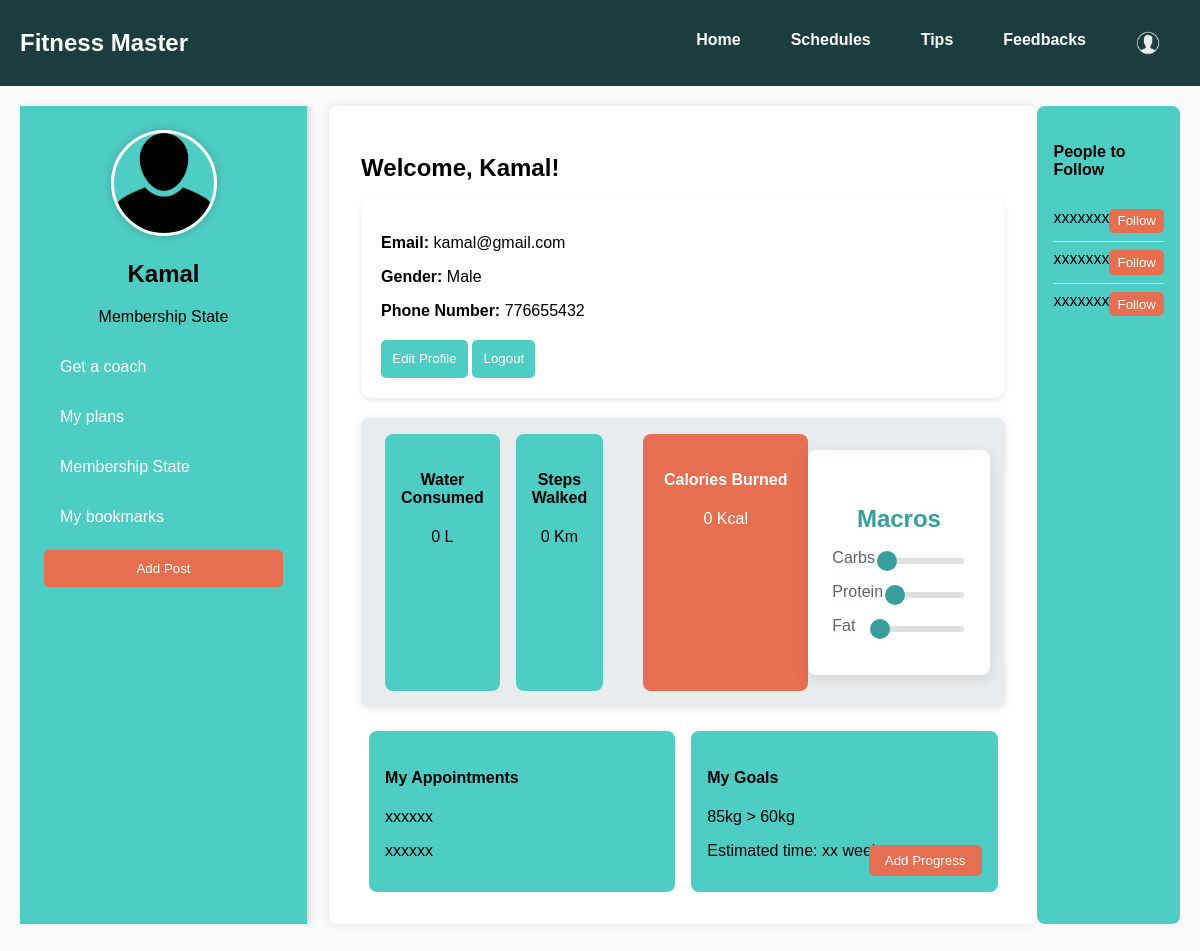
The app's page /profile.php (signed in) with its own data.
### tables this page shows
CREATE TABLE `users` (
  `id` int(11) NOT NULL,
  `name` varchar(100) NOT NULL,
  `email` varchar(100) NOT NULL,
  `gender` enum('Male','Female','Other') NOT NULL,
  `password` varchar(255) NOT NULL,
  `phone_number` varchar(20) DEFAULT NULL,
  `type` tinyint(1) NOT NULL DEFAULT 0,
  `created_at` timestamp NOT NULL DEFAULT current_timestamp(),
  `updated_at` timestamp NOT NULL DEFAULT current_timestamp() ON UPDATE current_timestamp()
);

### profile.php (the view, shortened to what this page needs)
<?php
require('db.php');
$email = $_SESSION['email'];
$sql = "SELECT * FROM users WHERE email=?";
$stmt = $con->prepare($sql);
$stmt->bind_param("s", $email);
$stmt->execute();
$result = $stmt->get_result();
$user = $result->fetch_assoc();
?>
<!DOCTYPE html>
<html lang="en">
<head>
    <link rel="stylesheet" type="text/css" href="styles/profile.css">
</head>
<body>
<?php include('navbar.php'); ?>
<div class="profile-container">
    <div class="sidebar">
        <div class="profile-info">
            <img src="images/profile-icon.jpg" alt="User Profile" class="profile-image">
            <h2><?php echo htmlspecialchars($user['name']); ?></h2>
            <p>Membership State</p>
        </div>
        <ul class="nav-links">
            <li><a href="#">Get a coach</a></li>
            <li><a href="#">My plans</a></li>
            <li><a href="#">Membership State</a></li>
            <li><a href="#">My bookmarks</a></li>
        </ul>
        <button class="add-post-btn">Add Post</button>
    </div>
    <div class="main-content">
        <h1 class="welcome-message">Welcome, <?php echo htmlspecialchars($user['name']); ?>!</h1>
        <div class="card">
            <p><strong>Email:</strong> <?php echo htmlspecialchars($user['email']); ?></p>
            <p><strong>Gender:</strong> <?php echo htmlspecialchars($user['gender']); ?></p>
            <p><strong>Phone Number:</strong> <?php echo htmlspecialchars($user['phone_number']); ?></p>
            <div class="form-actions">
                <button class="button update" onclick="toggleEditForm()">Edit Profile</button>
                <form method="post" style="display: inline;">
                    <button type="button" class="button delete" onclick="confirmAction('Are you sure you want to logout?', this.form)">Logout</button>
                </form>
            </div>
        </div>
        <div class="stats-section">
            <div class="water-steps">
                <div class="water-consumed">
                    <h4>Water Consumed</h4>
                    <p>0 L</p>
                </div>
                <div class="steps-walked">
                    <h4>Steps Walked</h4>
                    <p>0 Km</p>
                </div>
            </div>
            <div class="calories-burned">
                <h4>Calories Burned</h4>
                <p>0 Kcal</p>
            </div>
            <div class="macros">
                <h4>Macros</h4>
                <label>Carbs <input type="range" value="0"></label>
                <label>Protein <input type="range" value="0"></label>
                <label>Fat <input type="range" value="0"></label>
            </div>
        </div>
        <div class="appointments-goals">
            <div class="appointments">
                <h4>My Appointments</h4>
                <p>xxxxxx</p>
                <p>xxxxxx</p>
            </div>
            <div class="goals">
                <h4>My Goals</h4>
                <p>85kg > 60kg</p>
                <p>Estimated time: xx weeks</p>
                <button>Add Progress</button>
            </div>
        </div>
    </div>
    <div class="people-follow">
        <h4>People to Follow</h4>
        <ul>
            <li>xxxxxxx <button>Follow</button></li>
            <li>xxxxxxx <button>Follow</button></li>
            <li>xxxxxxx <button>Follow</button></li>
        </ul>
    </div>
</div>
<?php include('footer.php'); ?>
</body>
</html>

### styles/profile.css (style rules this page uses)
body { font-family: "Arial", sans-serif; background-color: #fafafa; margin: 0; padding: 0; display: flex; flex-direction: column; min-height: 100vh; }
.profile-container { display: flex; flex-grow: 1; margin: 20px; }
.sidebar { width: 25%; background-color: #4ecdc4; padding: 1.5rem; border-right: 2px solid #ddd; box-shadow: 2px 0 5px rgba(0, 0, 0, 0.1); transition: width 0.3s; }
.profile-info { text-align: center; margin-bottom: 1.5rem; }
.profile-image { border-radius: 50%; width: 100px; height: 100px; border: 3px solid white; box-shadow: 0 0 10px rgba(0, 0, 0, 0.2); }
.nav-links { list-style: none; padding: 0; }
.nav-links li { margin: 1rem 0; }
.nav-links a { text-decoration: none; color: white; padding: 0.5rem 1rem; display: block; border-radius: 5px; transition: background-color 0.3s, transform 0.3s; }
.add-post-btn { background-color: #e76f51; color: white; border: none; border-radius: 5px; padding: 0.7rem; cursor: pointer; width: 100%; transition: background-color 0.3s, transform 0.3s; }
.main-content { flex-grow: 1; padding: 2rem; background-color: white; box-shadow: 0 0 10px rgba(0, 0, 0, 0.1); border-radius: 8px; margin-left: 20px; }
.card { background-color: #ffffff; border-radius: 10px; padding: 20px; margin-bottom: 20px; box-shadow: 0 2px 5px rgba(0, 0, 0, 0.1); }
.welcome-message { font-size: 24px; }
.form-actions { margin-top: 20px; }
.button { background-color: #4ecdc4; color: white; border: none; border-radius: 5px; padding: 0.7rem; cursor: pointer; transition: background-color 0.3s, transform 0.3s; }
.stats-section { display: flex; justify-content: space-between; margin-bottom: 1.5rem; padding: 1rem; background-color: #e9ecef; border-radius: 8px; box-shadow: 0 2px 10px rgba(0, 0, 0, 0.1); }
.water-steps { display: flex; justify-content: space-between; flex: 1; margin-right: 1rem; }
.water-consumed, .steps-walked { background-color: #4ecdc4; padding: 1rem; border-radius: 8px; flex: 1; margin: 0 0.5rem; text-align: center; transition: transform 0.2s; }
.calories-burned { background-color: #e76f51; color: white; padding: 1rem; border-radius: 8px; text-align: center; flex: 1; margin-left: 1rem; }
.macros { background-color: #e9ecef; padding: 1rem; border-radius: 8px; flex: 1; margin-left: 1rem; }
.macros label { display: flex; justify-content: space-between; margin-bottom: 0.5rem; }
.macros input[type="range"] { width: 100%; margin-top: 0.5rem; }
.appointments-goals { display: flex; justify-content: space-between; margin-top: 1.5rem; }
.appointments, .goals { background-color: #4ecdc4; padding: 1rem; border-radius: 8px; flex: 1; margin: 0 0.5rem; position: relative; }
.goals button { background-color: #e76f51; color: white; border: none; border-radius: 5px; padding: 0.5rem 1rem; cursor: pointer; transition: background-color 0.3s, transform 0.3s; position: absolute; bottom: 1rem; right: 1rem; }
.macros { background-color: #ffffff; border-radius: 8px; padding: 1.5rem; box-shadow: 0 4px 15px rgba(0, 0, 0, 0.1); margin: 1rem 0; }
.macros h4 { margin-bottom: 1rem; font-size: 1.5rem; color: #379d9d; text-align: center; }
.macros label { display: flex; justify-content: space-between; align-items: center; margin: 1rem 0; font-size: 1rem; color: #5c646c; }
.macros input[type="range"] { -webkit-appearance: none; width: 70%; height: 6px; background: #e0e0e0; border-radius: 5px; outline: none; }
.people-follow { background-color: #4ecdc4; padding: 1rem; border-radius: 8px; }
.people-follow ul { list-style: none; padding: 0; }
.people-follow li { display: flex; justify-content: space-between; padding: 0.5rem 0; border-bottom: 1px solid #ddd; }
.people-follow li:last-child { border-bottom: none; }
.people-follow button { background-color: #e76f51; color: white; border: none; border-radius: 5px; padding: 0.3rem 0.5rem; cursor: pointer; transition: background-color 0.3s, transform 0.3s; }

### records on screen
users: name "Kamal", email "kamal@gmail.com", gender "Male", phone_number "776655432"
